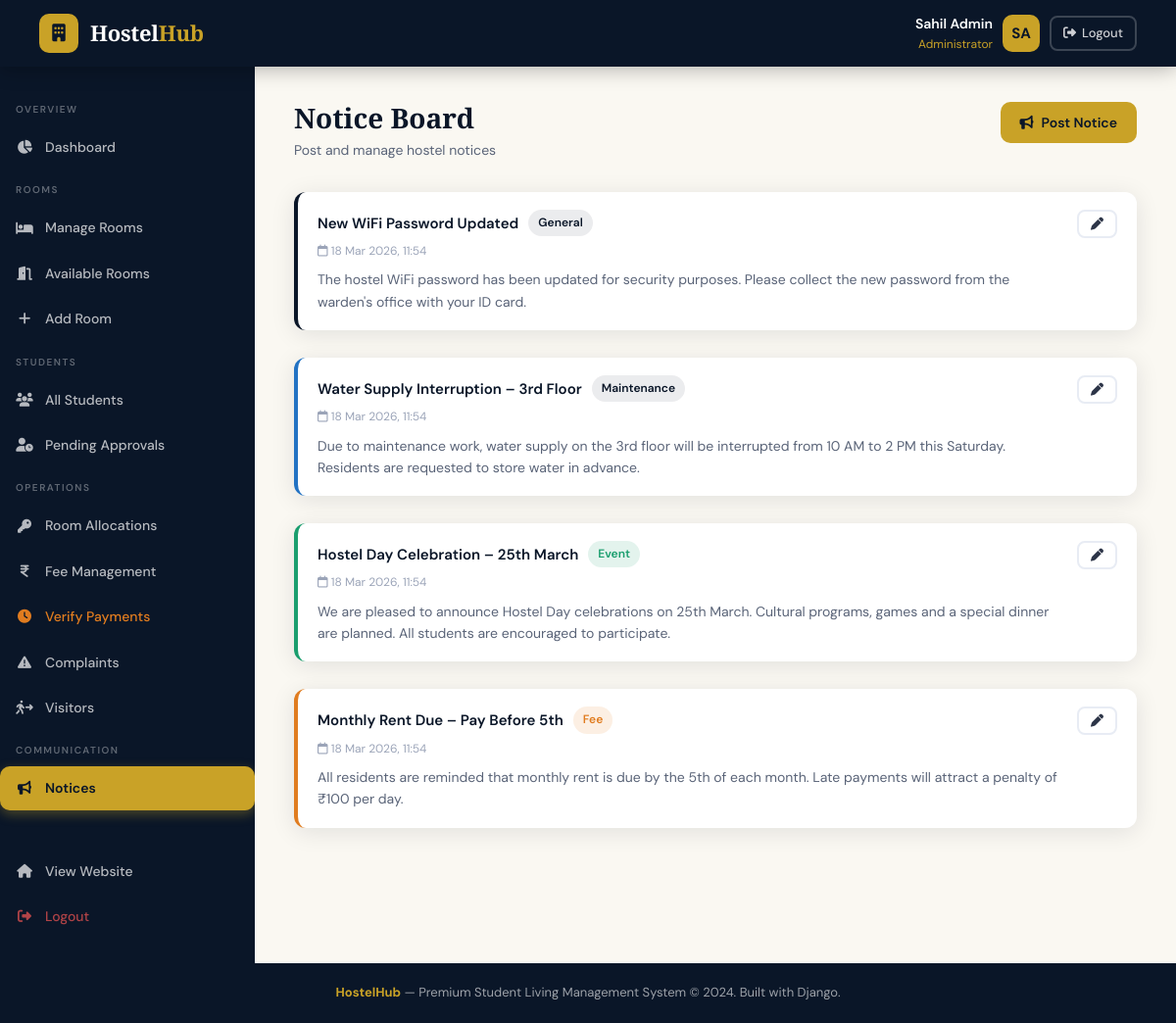
/admin-panel/notices/ (signed in), run on the app's committed database.
### hostel_app/models.py (models this page shows, shortened)
class Notice(models.Model):
    CATEGORY_CHOICES = [
        ('general', 'General'),
        ('maintenance', 'Maintenance'),
        ('event', 'Event'),
        ('fee', 'Fee'),
        ('urgent', 'Urgent'),
    ]
    title = models.CharField(max_length=200)
    content = models.TextField()
    category = models.CharField(max_length=15, choices=CATEGORY_CHOICES, default='general')
    posted_by = models.ForeignKey(User, on_delete=models.CASCADE)
    is_active = models.BooleanField(default=True)
    created_at = models.DateTimeField(auto_now_add=True)
    expires_at = models.DateTimeField(null=True, blank=True)
    class Meta:
        ordering = ['-created_at']

### hostel_app/views.py (the view)
# urls.py: path('admin-panel/notices/', views.manage_notices, name='manage_notices'),
@login_required
@user_passes_test(is_admin)
def manage_notices(request):
    notices = Notice.objects.all().order_by('-created_at')
    return render(request, 'hostel_app/admin/notices.html', {'notices': notices})

### hostel_app/views.py (called while the page is built)
def is_admin(user):
    return user.is_staff or user.is_superuser

### hostel_app/templates/hostel_app/admin/notices.html (shortened to what this page needs)
{% extends 'hostel_app/admin/base_admin.html' %}
{% block admin_content %}
<div class="page-header fade-in">
    <div>
        <div class="page-title">Notice Board</div>
        <div class="page-subtitle">Post and manage hostel notices</div>
    </div>
    <a href="{% url 'add_notice' %}" class="btn btn-gold"><i class="fa-solid fa-bullhorn"></i> Post Notice</a>
</div>
<div style="display:grid;gap:16px;" class="fade-in fade-in-delay-1">
    {% for notice in notices %}
    <div class="notice-card {{ notice.category }}" style="display:flex;justify-content:space-between;align-items:flex-start;gap:20px;">
        <div style="flex:1;">
            <div style="display:flex;align-items:center;gap:10px;margin-bottom:6px;">
                <div class="notice-title">{{ notice.title }}</div>
                <span class="badge {% if notice.category == 'urgent' %}badge-danger{% elif notice.category == 'event' %}badge-success{% elif notice.category == 'fee' %}badge-warning{% else %}badge-navy{% endif %}">
                    {{ notice.get_category_display }}
                </span>
            </div>
            <div class="notice-date">
                <i class="fa-regular fa-calendar"></i> {{ notice.created_at|date:"d M Y, H:i" }}
            </div>
            <div class="notice-content">{{ notice.content }}</div>
        </div>
        <div style="display:flex;gap:8px;flex-shrink:0;">
            <a href="{% url 'edit_notice' notice.pk %}" class="btn btn-outline btn-sm"><i class="fa-solid fa-pen"></i></a>
        </div>
    </div>
    {% endfor %}
</div>
{% endblock %}

### hostel_app/templates/hostel_app/base.html (shortened to what this page needs)
<!DOCTYPE html>
<html lang="en">
<head>
    <link rel="stylesheet" href="https://cdnjs.cloudflare.com/ajax/libs/font-awesome/6.5.0/css/all.min.css">
</head>
<body>
<nav class="navbar">
    <a href="{% url 'home' %}" class="navbar-brand">
        <div class="brand-icon"><i class="fa-solid fa-building"></i></div>
        <span class="brand-text">Hostel<span>Hub</span></span>
    </a>
    {% if user.is_authenticated %}
        <div class="user-menu">
            <div class="user-info">
                <div class="user-name">{{ user.get_full_name|default:user.username }}</div>
                <div class="user-role">{% if user.is_staff %}Administrator{% else %}Student{% endif %}</div>
            </div>
            <div class="avatar">{{ user.first_name|first|upper }}{{ user.last_name|first|upper }}</div>
            <a href="{% url 'logout' %}" class="btn btn-outline btn-sm" style="border-color:rgba(255,255,255,0.2);color:rgba(255,255,255,0.8);">
                <i class="fa-solid fa-right-from-bracket"></i> Logout
            </a>
        </div>
    {% else %}
        <div class="navbar-actions">
            <a href="{% url 'login' %}" class="btn btn-outline btn-sm" style="border-color:rgba(255,255,255,0.25);color:rgba(255,255,255,0.8);">Login</a>
            <a href="{% url 'register' %}" class="btn btn-gold btn-sm">Register</a>
        </div>
    {% endif %}
</nav>
{% block body %}{% endblock %}
<footer>
    <strong>HostelHub</strong> — Premium Student Living Management System &copy; 2024. Built with Django.
</footer>
</body>
</html>

### hostel_app/templates/hostel_app/base.html (style rules this page uses)
:root { --navy: #0a1628; --navy-mid: #122040; --navy-light: #1a2f55; --gold: #c9a227; --gold-light: #e8c84a; --gold-pale: #f5e6a3; --cream: #faf8f2; --white: #ffffff; --gray-100: #f4f6fa; --gray-200: #e8ecf4; --gray-400: #9ba4b8; --gray-600: #5a6478; --gray-800: #2d3548; --success: #1a9e6e; --danger: #d94f4f; --warning: #e07c1f; --info: #2272c3; --radius: 12px; --radius-lg: 20px; --shadow: 0 4px 24px rgba(10,22,40,0.10); --shadow-lg: 0 8px 40px rgba(10,22,40,0.18); --transition: all 0.28s cubic-bezier(0.4,0,0.2,1); }
* { margin: 0; padding: 0; box-sizing: border-box; }
body { font-family: 'DM Sans', sans-serif; background: var(--cream); color: var(--gray-800); min-height: 100vh; font-size: 15px; line-height: 1.6; }
.navbar { background: var(--navy); padding: 0 40px; display: flex; align-items: center; justify-content: space-between; height: 68px; position: sticky; top: 0; z-index: 1000; box-shadow: 0 2px 20px rgba(0,0,0,0.3); }
.navbar-brand { display: flex; align-items: center; gap: 12px; text-decoration: none; }
.brand-icon { width: 40px; height: 40px; background: var(--gold); border-radius: 10px; display: flex; align-items: center; justify-content: center; font-size: 18px; color: var(--navy); }
.brand-text { font-family: 'Playfair Display', serif; font-size: 22px; font-weight: 800; color: var(--white); letter-spacing: -0.3px; }
.brand-text span { color: var(--gold); }
.page-header { display: flex; align-items: flex-start; justify-content: space-between; margin-bottom: 32px; gap: 16px; }
.page-title { font-family: 'Playfair Display', serif; font-size: 28px; font-weight: 700; color: var(--navy); line-height: 1.2; }
.page-subtitle { color: var(--gray-600); font-size: 14px; margin-top: 4px; }
.btn { display: inline-flex; align-items: center; gap: 8px; padding: 10px 20px; border-radius: 10px; font-size: 14px; font-weight: 500; cursor: pointer; border: none; text-decoration: none; transition: var(--transition); font-family: 'DM Sans', sans-serif; }
.btn-gold { background: var(--gold); color: var(--navy); font-weight: 600; }
.btn-outline { background: transparent; border: 2px solid var(--gray-200); color: var(--gray-800); }
.btn-sm { padding: 6px 12px; font-size: 13px; border-radius: 8px; gap: 6px; }
.badge { display: inline-flex; align-items: center; gap: 5px; padding: 4px 10px; border-radius: 99px; font-size: 12px; font-weight: 600; }
.badge-success { background: rgba(26,158,110,0.12); color: var(--success); }
.badge-warning { background: rgba(224,124,31,0.12); color: var(--warning); }
.badge-navy { background: rgba(10,22,40,0.08); color: var(--navy); }
.notice-card { background: var(--white); border-radius: var(--radius); padding: 18px 20px; border-left: 4px solid var(--navy); box-shadow: var(--shadow); margin-bottom: 12px; transition: var(--transition); }
.notice-card.event { border-left-color: var(--success); }
.notice-card.fee { border-left-color: var(--warning); }
.notice-card.maintenance { border-left-color: var(--info); }
.notice-title { font-weight: 600; color: var(--navy); font-size: 15px; }
.notice-date { font-size: 12px; color: var(--gray-400); margin-top: 4px; }
.notice-content { font-size: 14px; color: var(--gray-600); margin-top: 8px; }
.avatar { width: 38px; height: 38px; background: var(--gold); border-radius: 10px; display: flex; align-items: center; justify-content: center; font-weight: 700; color: var(--navy); font-size: 15px; }
.user-menu { display: flex; align-items: center; gap: 10px; cursor: pointer; }
.user-info { text-align: right; }
.user-name { font-size: 14px; font-weight: 600; color: var(--white); }
.user-role { font-size: 12px; color: var(--gold); }
footer { background: var(--navy); color: rgba(255,255,255,0.6); text-align: center; padding: 20px; font-size: 13px; margin-top: auto; }
footer strong { color: var(--gold); }
.fade-in { animation: fadeInUp 0.4s ease both; }
.fade-in-delay-1 { animation-delay: 0.1s; }

### data on the page
Notice: title "New WiFi Password Updated", category "General", created_at "18 Mar 2026, 11:54", content "The hostel WiFi password has been updated for security purposes. Please collect the new password from the warden's office with your ID card."
Notice: title "Water Supply Interruption – 3rd Floor", category "Maintenance", created_at "18 Mar 2026, 11:54", content "Due to maintenance work, water supply on the 3rd floor will be interrupted from 10 AM to 2 PM this Saturday. Residents are requested to store water in advance."
Notice: title "Hostel Day Celebration – 25th March", category "Event", created_at "18 Mar 2026, 11:54", content "We are pleased to announce Hostel Day celebrations on 25th March. Cultural programs, games and a special dinner are planned. All students are encouraged to participate."
Notice: title "Monthly Rent Due – Pay Before 5th", category "Fee", created_at "18 Mar 2026, 11:54", content "All residents are reminded that monthly rent is due by the 5th of each month. Late payments will attract a penalty of ₹100 per day."

### other printed values
{{ user.get_full_name|default:user.username }} "Sahil Admin"
{{ user.first_name|first|upper }} "S"
{{ user.last_name|first|upper }} "A"
